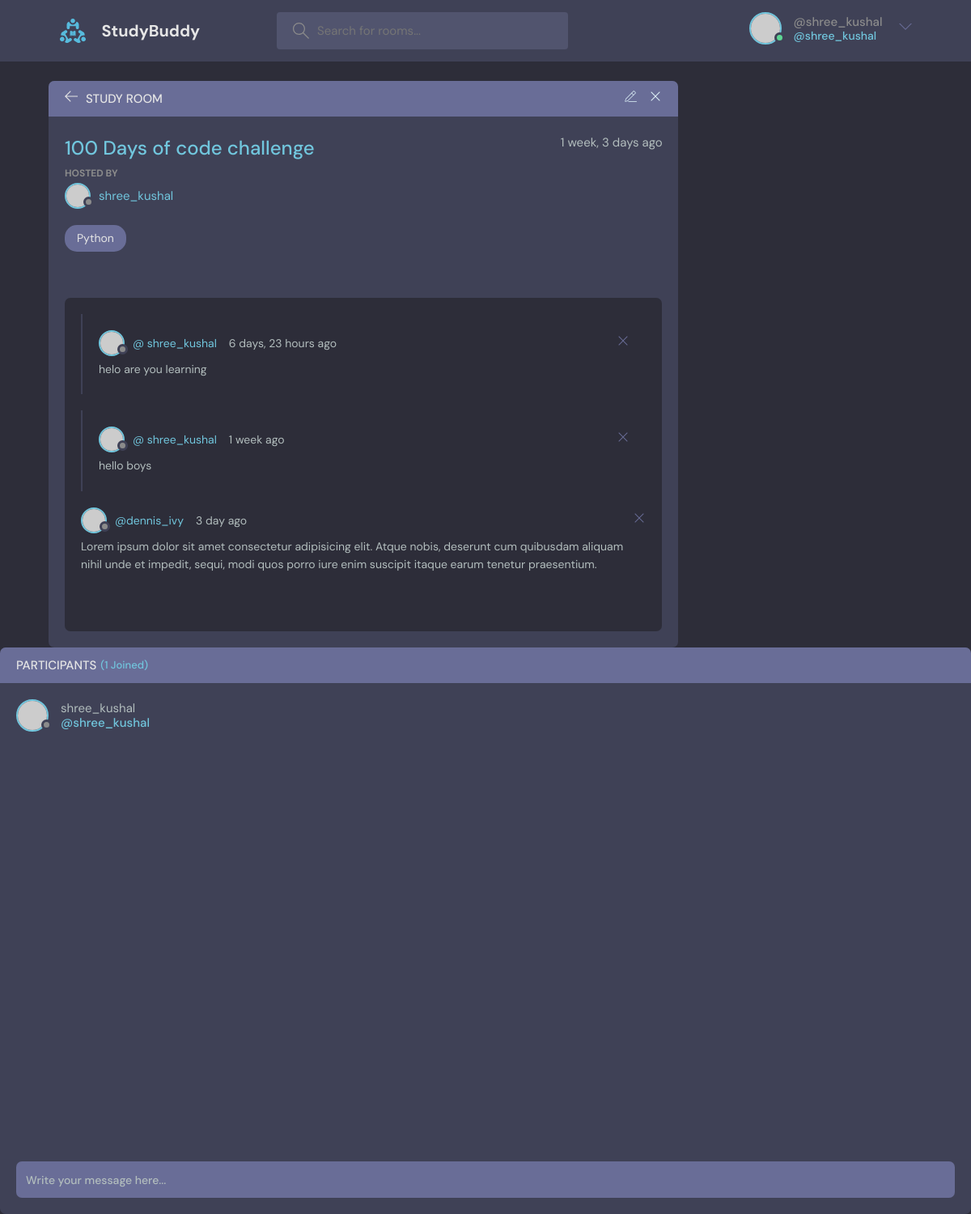
The app's page /room/3/ (signed in) with its own data.
### base/models.py (models this page shows, shortened)
class Room(models.Model):
    host= models.ForeignKey(User, on_delete=models.SET_NULL, null=True)
    topic= models.ForeignKey(Topic,on_delete=models.SET_NULL,null=True)
    name=models.CharField(max_length=200)
    description=models.TextField(null=True,blank=True)
    participants=models.ManyToManyField(User, related_name='participants', blank=True)
    updated=models.DateTimeField(auto_now=True)
    created=models.DateTimeField(auto_now_add=True)
    class Meta:
       ordering = ['-updated', '-created'] # for ordering purpose we use meta class and '-' orders in descending and  not using dash orders in ascending

class Topic(models.Model):
    name=models.CharField(max_length=255)
    def __str__(self):
        return self.name

class Message(models.Model):
    user=models.ForeignKey(User, on_delete=models.CASCADE)
    room=models.ForeignKey(Room, on_delete=models.CASCADE)
    body=models.TextField()
    updated=models.DateTimeField(auto_now=True)
    created=models.DateTimeField(auto_now_add=True)
    class Meta:
        ordering = ['-updated', '-created']

### base/views.py (the view, shortened to what this page needs)
# urls.py: path('room/<str:pk>/',views.room, name='room'),
def room(request,pk):
    room=Room.objects.get(id=pk)
    room_messages = room.message_set.all().order_by('-created' ) #room-stores the all rooms ,message_set-->here message is model and set is different ,basically storing all the messages into message variable
    participants =room.participants.all()
    context={'room':room,'room_messages':room_messages,'participants':participants}
    return render(request, 'base/room.html',context)

### base/templates/base/room.html (shortened to what this page needs)
{% extends 'main.html'%}
{% block content%}
<main class="profile-page layout layout--2">
  <div class="container">
    <div class="room">
      <div class="room__top">
        <div class="room__topLeft">
          <a href="{% url 'home' %}">
            <svg version="1.1" xmlns="http://www.w3.org/2000/svg" width="32" height="32" viewBox="0 0 32 32">
              <title>arrow-left</title>
              <path
                d="M13.723 2.286l-13.723 13.714 13.719 13.714 1.616-1.611-10.96-10.96h27.625v-2.286h-27.625l10.965-10.965-1.616-1.607z">
              </path>
            </svg>
          </a>
          <h3>Study Room</h3>
        </div>
        {% if room.host == request.user %}
        <div class="room__topRight">
          <a href="{% url 'update-room' room.id %}">
          </a>
          <a href="{% url 'delete-room' room.id %}">
            <svg version="1.1" xmlns="http://www.w3.org/2000/svg" width="32" height="32" viewBox="0 0 32 32">
              <title>remove</title>
              <path
                d="M27.314 6.019l-1.333-1.333-9.98 9.981-9.981-9.981-1.333 1.333 9.981 9.981-9.981 9.98 1.333 1.333 9.981-9.98 9.98 9.98 1.333-1.333-9.98-9.98 9.98-9.981z">
              </path>
            </svg>
          </a>
        </div>
        {% endif %}
      </div>
      <div class="room__box scroll">
        <div class="room__header scroll">
          <div class="room__info">
            <h3>{{room.name}}</h3>
            <span>{{room.created|timesince}} ago</span>
          </div>
          <div class="room__hosted">
            <p>Hosted By</p>
            <a href="{% url 'user-profile' room.host.id %}" class="room__author">
              <div class="avatar avatar--small">
                <img src="https://randomuser.me/api/portraits/men/37.jpg" />
              </div>
              <span>{{room.host.username}}</span>
            </a>
          </div>
          <span class="room__topics">{{room.topic}}</span>
        </div>
        <div class="room__conversation">
          <div class="threads scroll">
            {% for message in room_messages %}
            <div class="thread">
              <div class="thread__top">
                <div class="thread__author">
                  <a href="{% url 'user-profile' message.user.id %}" class="thread__authorInfo">
                    <div class="avatar avatar--small">
                      <img src="https://randomuser.me/api/portraits/men/37.jpg" />
                    </div>
                    <span>@ {{message.user.username}}</span>
                  </a>
                  <span class="thread__date">{{message.created|timesince}} ago</span>
                </div>
                {% if request.user == message.user %}
                <a href="{% url 'delete-message' message.id %}">
                  <div class="thread__delete">
                    <svg version="1.1" xmlns="http://www.w3.org/2000/svg" width="32" height="32" viewBox="0 0 32 32">
                      <title>remove</title>
                      <path
                        d="M27.314 6.019l-1.333-1.333-9.98 9.981-9.981-9.981-1.333 1.333 9.981 9.981-9.981 9.98 1.333 1.333 9.981-9.98 9.98 9.98 1.333-1.333-9.98-9.98 9.98-9.981z">
                      </path>
                    </svg>
                  </div>
                </a>
                {% endif%}
              </div>
              <div class="thread__details">
                {{message.body}}
              </div>
            </div>
            {% endfor %}
            <div class="thread__top">
              <div class="thread__author">
                <a href="#" class="thread__authorInfo">
                  <div class="avatar avatar--small">
                    <img src="https://randomuser.me/api/portraits/men/37.jpg" />
                  </div>
                  <span>@dennis_ivy</span>
                </a>
                <span class="thread__date">3 day ago</span>
              </div>
              <div class="thread__delete">
                <svg version="1.1" xmlns="http://www.w3.org/2000/svg" width="32" height="32" viewBox="0 0 32 32">
                  <title>remove</title>
                  <path
                    d="M27.314 6.019l-1.333-1.333-9.98 9.981-9.981-9.981-1.333 1.333 9.981 9.981-9.981 9.98 1.333 1.333 9.981-9.98 9.98 9.98 1.333-1.333-9.98-9.98 9.98-9.981z">
                  </path>
                </svg>
              </div>
            </div>
            <div class="thread__details">
              Lorem ipsum dolor sit amet consectetur adipisicing elit. Atque nobis, deserunt cum quibusdam aliquam
              nihil unde et impedit, sequi, modi quos porro iure enim suscipit itaque earum tenetur praesentium.
            </div>
          </div>
        </div>
      </div>
    </div>
    <div class="room__message">
      <form action="" method="POST">
        <input name="body" placeholder="Write your message here..." />
      </form>
    </div>
  </div>
  <div class="participants">
    <h3 class="participants__top">Participants <span>({{participants.count}} Joined)</span></h3>
    <div class="participants__list scroll">
      {% for user in participants%}
      <a href="{% url 'user-profile' user.id %}" class="participant">
        <div class="avatar avatar--medium">
          <img src="https://randomuser.me/api/portraits/men/37.jpg" />
        </div>
        <p>
          {{user.username}}
          <span>@{{user.username}}</span>
        </p>
      </a>
      {% endfor %}
    </div>
  </div>
</main>
{% endblock %}

### templates/navbar.html (shortened to what this page needs)
{% load static %}
<header class="header header--loggedIn">
    <div class="container">
        <a href="{% url 'home' %}" class="header__logo">
            <img src="{% static 'images/logo.svg' %}" />
            <h1>StudyBuddy</h1>
        </a>
        <form class="header__search" method="GET" action="{% url 'home' %}">
            <label>
                <input name="q" placeholder="Search for rooms..." />
            </label>
        </form>
        <nav class="header__menu">
            {% if request.user.is_authenticated %}
            <div class="header__user">
                <a href="{% url 'user-profile' user.id %}">
                    <div class="avatar avatar--medium active">
                        <img src="https://randomuser.me/api/portraits/men/37.jpg" />
                    </div>
                    <p>@{{request.user.username}} <span>@{{request.user.username}}</span></p>
                </a>
                <button class="dropdown-button">
                    <svg version="1.1" xmlns="http://www.w3.org/2000/svg" width="32" height="32" viewBox="0 0 32 32">
                        <title>chevron-down</title>
                        <path d="M16 21l-13-13h-3l16 16 16-16h-3l-13 13z"></path>
                    </svg>
                </button>
            </div>
            {% else %}
            <a href="{% url 'login' %}">
                <img src="{% static 'images/avatar.svg' %}" />
                <p>Login</p>
            </a>
            {% endif %}
        </nav>
    </div>
</header>

### records on screen
Room: name "100 Days of code challenge", created "1 week, 3 days", host.username "shree_kushal", topic "Python"
Message: user.username "shree_kushal", created "6 days, 23 hours", body "helo are you learning"
Message: user.username "shree_kushal", created "1 week", body "hello boys"

### other values on screen
{{ request.user.username }} "shree_kushal"
{{ participants.count }} "1"
{{ user.username }} "shree_kushal"
